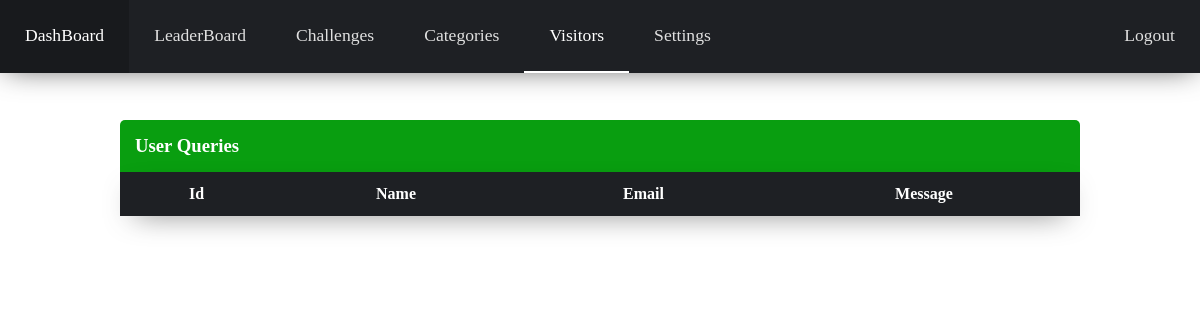
The page /admin.php?p=visitors (signed in) on the database as committed earlier.
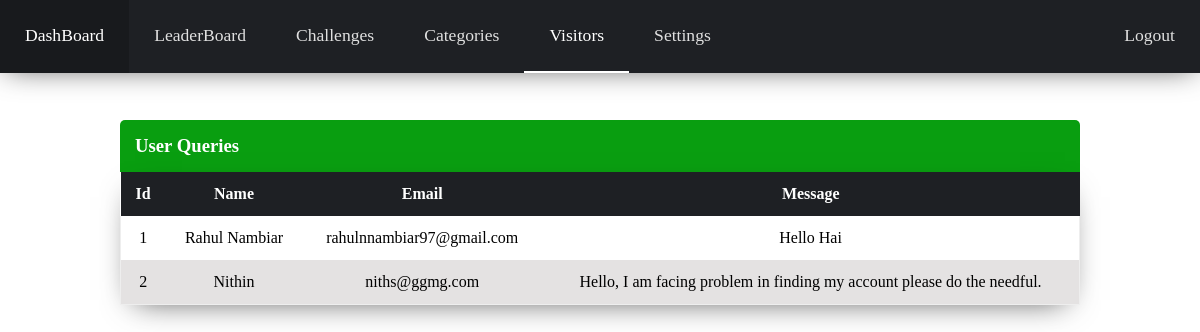
The same page on the database as committed later.
### tables this page shows
CREATE TABLE `visitors` (
  `id` int(11) NOT NULL AUTO_INCREMENT,
  `name` varchar(30) NOT NULL,
  `email` varchar(30) NOT NULL,
  `message` varchar(500) NOT NULL,
  PRIMARY KEY (`id`)
);

### admin/visitors.php (the view, shortened to what this page needs)
<div class="admin-leaderboard">
    <div class="container">
        <div class="toolbar">
            <h3>User Queries</h3>
        </div>
        <table>
            <tr class="head">
                <th>Id</th>
                <th>Name</th>
                <th>Email</th>
                <th>Message</th>
            </tr>
            <?php
                $sql = "select id,name,email,message from visitors";
                $result = mysqli_query($conn, $sql) or die(mysqli_error());
                $count = mysqli_num_rows($result);
                if ($count > 0) {
                    while ($row = mysqli_fetch_array($result, MYSQLI_ASSOC)) {
                        echo "<tr class='content'>";
                        echo "<td>".$row["id"]."</td>";
                        echo "<td>".$row["name"]."</td>";
                        echo "<td>".$row["email"]."</td>";
                        echo "<td>".$row["message"]."</td>";
                        echo "</tr>";
                    }
                }
            ?>
        </table>
    </div>
</div>

Rows that differ between the two databases and show on the page:
added visitors: id "1", name "Rahul Nambiar", email "rahulnnambiar97@gmail.com", message "Hello Hai"
added visitors: id "2", name "Nithin", email "niths@ggmg.com", message "Hello, I am facing problem in finding my account please do the needful."
